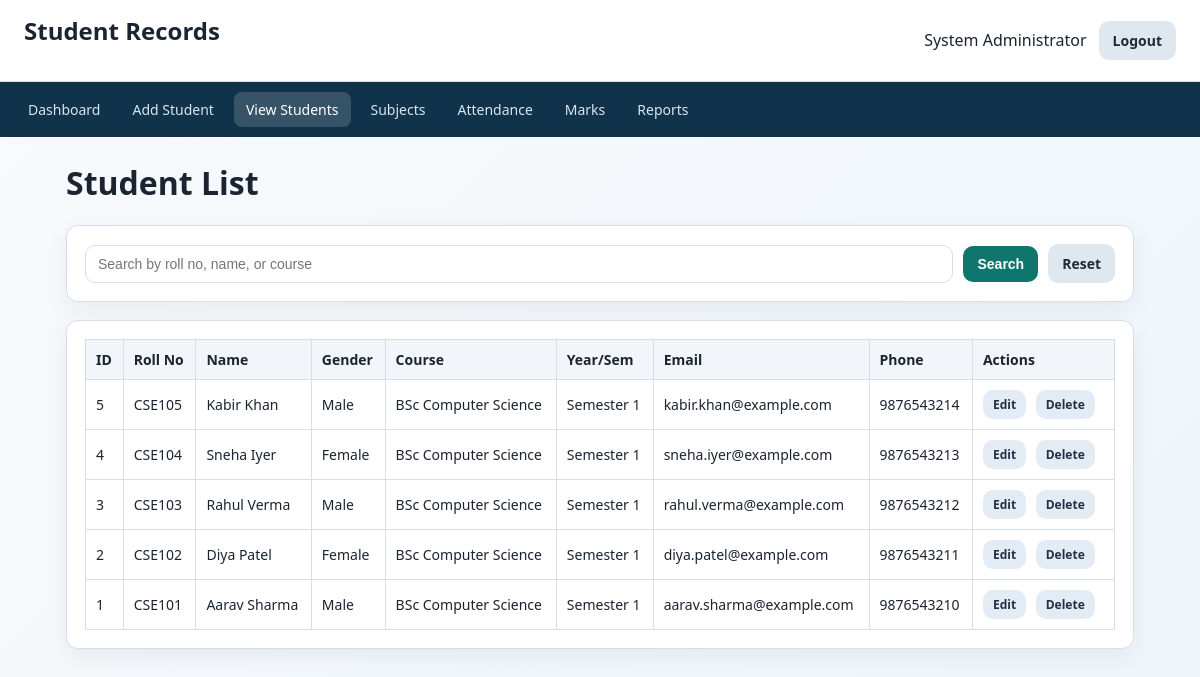
The app's page /view_students.php (signed in) with its own data.
### tables this page shows
CREATE TABLE students (
    student_id INT AUTO_INCREMENT PRIMARY KEY,
    roll_no VARCHAR(20) NOT NULL UNIQUE,
    first_name VARCHAR(50) NOT NULL,
    last_name VARCHAR(50) NOT NULL,
    gender ENUM('Male', 'Female', 'Other') NOT NULL,
    dob DATE,
    email VARCHAR(100),
    phone VARCHAR(15),
    course VARCHAR(100) NOT NULL,
    year_sem VARCHAR(30) NOT NULL,
    address TEXT,
    created_at TIMESTAMP DEFAULT CURRENT_TIMESTAMP
);

### db_connect.php (called while the page is built, shortened)
<?php
function h($value)
{
    return htmlspecialchars((string) $value, ENT_QUOTES, 'UTF-8');
}

### view_students.php (the view, shortened to what this page needs)
<?php
require_once 'db_connect.php';
$search = trim($_GET['search'] ?? '');
if ($search !== '') {
    $like = '%' . $search . '%';
    $stmt = $conn->prepare(
        'SELECT * FROM students
         WHERE roll_no LIKE ? OR first_name LIKE ? OR last_name LIKE ? OR course LIKE ?
         ORDER BY student_id DESC'
    );
    $stmt->bind_param('ssss', $like, $like, $like, $like);
    $stmt->execute();
    $students = $stmt->get_result();
    $stmt->close();
} else {
    $students = $conn->query('SELECT * FROM students ORDER BY student_id DESC');
}
?>
<!DOCTYPE html>
<html lang="en">
<head>
    <link rel="stylesheet" href="style.css">
</head>
<body>
    <header class="topbar">
        <h2>Student Records</h2>
        <div class="topbar-right">
            <span><?php echo h($_SESSION['admin_name'] ?? 'Admin'); ?></span>
            <a href="logout.php" class="btn btn-secondary">Logout</a>
        </div>
    </header>
    <nav class="navbar">
        <a href="dashboard.php">Dashboard</a>
        <a href="add_student.php">Add Student</a>
        <a href="view_students.php" class="active">View Students</a>
        <a href="subjects.php">Subjects</a>
        <a href="attendance.php">Attendance</a>
        <a href="add_marks.php">Marks</a>
        <a href="report.php">Reports</a>
    </nav>
    <main class="container">
        <h1>Student List</h1>
        <form method="get" class="card search-row">
            <input type="text" name="search" placeholder="Search by roll no, name, or course" value="<?php echo h($search); ?>">
            <button type="submit" class="btn btn-primary">Search</button>
            <a href="view_students.php" class="btn btn-secondary">Reset</a>
        </form>
        <div class="card table-wrapper">
            <table>
                <thead>
                    <tr>
                        <th>ID</th>
                        <th>Roll No</th>
                        <th>Name</th>
                        <th>Gender</th>
                        <th>Course</th>
                        <th>Year/Sem</th>
                        <th>Email</th>
                        <th>Phone</th>
                        <th>Actions</th>
                    </tr>
                </thead>
                <tbody>
                    <?php if ($students && $students->num_rows > 0): ?>
                        <?php while ($row = $students->fetch_assoc()): ?>
                            <tr>
                                <td><?php echo (int) $row['student_id']; ?></td>
                                <td><?php echo h($row['roll_no']); ?></td>
                                <td><?php echo h($row['first_name'] . ' ' . $row['last_name']); ?></td>
                                <td><?php echo h($row['gender']); ?></td>
                                <td><?php echo h($row['course']); ?></td>
                                <td><?php echo h($row['year_sem']); ?></td>
                                <td><?php echo h($row['email']); ?></td>
                                <td><?php echo h($row['phone']); ?></td>
                                <td>
                                    <a class="btn btn-small" href="edit_student.php?id=<?php echo (int) $row['student_id']; ?>">Edit</a>
                                    <a class="btn btn-small btn-danger confirm-delete" href="delete_student.php?id=<?php echo (int) $row['student_id']; ?>">Delete</a>
                                </td>
                            </tr>
                        <?php endwhile; ?>
                    <?php else: ?>
                        <tr>
                            <td colspan="9">No students found.</td>
                        </tr>
                    <?php endif; ?>
                </tbody>
            </table>
        </div>
    </main>
</body>
</html>

### style.css (style rules this page uses)
:root { --bg: #f5f7fb; --surface: #ffffff; --text: #1b2430; --muted: #5c6773; --primary: #0f766e; --primary-dark: #0a5a54; --danger: #b42318; --border: #d8dee9; --success-bg: #e7f7ed; --success-text: #1d6f42; --error-bg: #fdecec; --error-text: #8a1f1f; --radius: 12px; --shadow: 0 8px 24px rgba(15, 23, 42, 0.06); }
* { box-sizing: border-box; }
body { margin: 0; font-family: 'Segoe UI', Tahoma, Geneva, Verdana, sans-serif; background: linear-gradient(135deg, #f8fafc 0%, #eef5fb 100%); color: var(--text); }
h1, h2, h3 { margin-top: 0; }
.topbar { background: var(--surface); padding: 14px 24px; display: flex; justify-content: space-between; align-items: center; border-bottom: 1px solid var(--border); position: sticky; top: 0; z-index: 20; }
.topbar-right { display: flex; align-items: center; gap: 12px; }
.navbar { background: #10324a; padding: 10px 16px; display: flex; gap: 8px; flex-wrap: wrap; }
.navbar a { color: #d8e5f2; text-decoration: none; padding: 8px 12px; border-radius: 8px; font-size: 14px; }
.navbar a:hover, .navbar a.active { background: rgba(255, 255, 255, 0.16); color: #ffffff; }
.container { max-width: 1100px; margin: 24px auto; padding: 0 16px 24px; }
.card { background: var(--surface); border: 1px solid var(--border); border-radius: var(--radius); box-shadow: var(--shadow); padding: 18px; margin-bottom: 18px; }
input, select, textarea { width: 100%; border: 1px solid var(--border); border-radius: 10px; padding: 10px 12px; font-size: 14px; background: #fff; }
.btn { border: 0; padding: 10px 14px; border-radius: 10px; cursor: pointer; text-decoration: none; display: inline-block; font-size: 14px; font-weight: 600; }
.btn-primary { background: var(--primary); color: #fff; }
.btn-secondary { background: #dfe7ef; color: #1f2a37; }
.btn-danger { background: var(--danger); color: #fff; }
.btn-small { padding: 6px 10px; font-size: 12px; margin-right: 6px; background: #e3ecf5; color: #233044; }
.search-row { display: flex; gap: 10px; align-items: center; flex-wrap: wrap; }
.search-row input, .search-row select { flex: 1; min-width: 200px; }
.table-wrapper { overflow-x: auto; }
table { width: 100%; border-collapse: collapse; font-size: 14px; }
table th, table td { border: 1px solid var(--border); padding: 10px; text-align: left; }
table th { background: #f2f6fa; }

### records on screen
students: student_id "5", roll_no "CSE105", first_name+last_name "Kabir Khan", gender "Male", course "BSc Computer Science", year_sem "Semester 1", email "kabir.khan@example.com", phone "9876543214"
students: student_id "4", roll_no "CSE104", first_name+last_name "Sneha Iyer", gender "Female", course "BSc Computer Science", year_sem "Semester 1", email "sneha.iyer@example.com", phone "9876543213"
students: student_id "3", roll_no "CSE103", first_name+last_name "Rahul Verma", gender "Male", course "BSc Computer Science", year_sem "Semester 1", email "rahul.verma@example.com", phone "9876543212"
students: student_id "2", roll_no "CSE102", first_name+last_name "Diya Patel", gender "Female", course "BSc Computer Science", year_sem "Semester 1", email "diya.patel@example.com", phone "9876543211"
students: student_id "1", roll_no "CSE101", first_name+last_name "Aarav Sharma", gender "Male", course "BSc Computer Science", year_sem "Semester 1", email "aarav.sharma@example.com", phone "9876543210"

### other values on screen
$_SESSION['admin_name'] "System Administrator"
